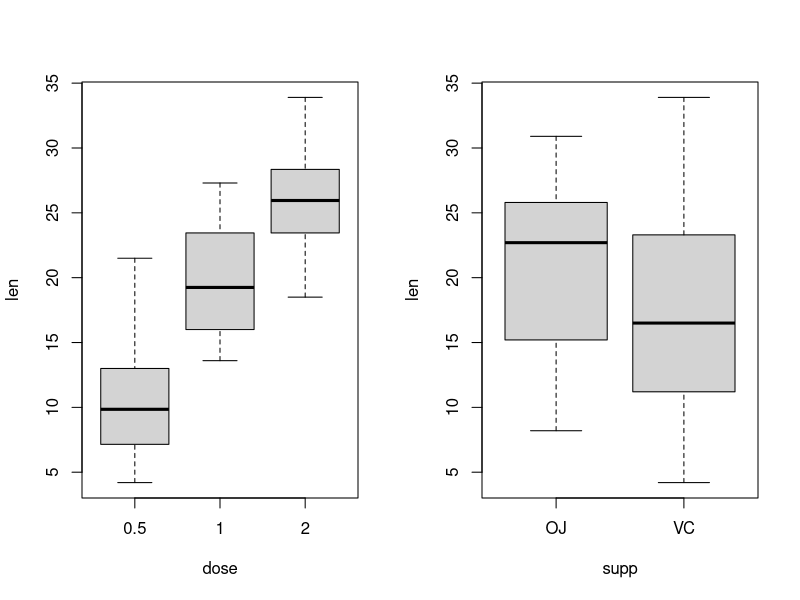
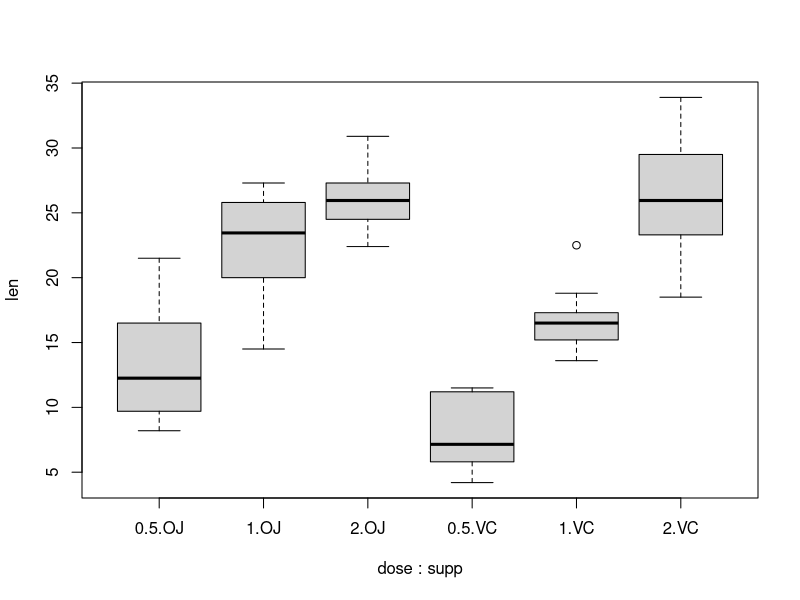
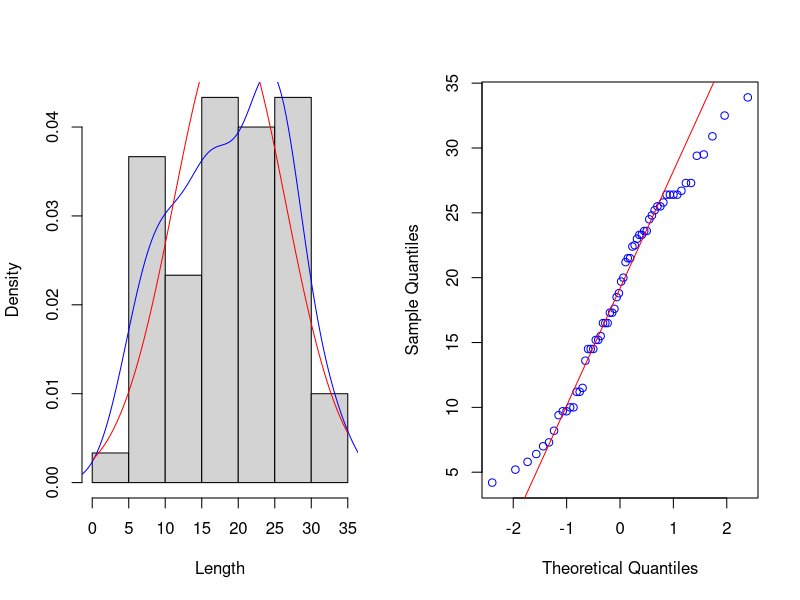

Reproduce these figures in R, in order.
## ---- chunk 1
data("ToothGrowth")
str(ToothGrowth)
## ---- chunk 2
ToothGrowth$dose <- factor(ToothGrowth$dose)
summary(ToothGrowth)
with(ToothGrowth, table(dose, supp))
## ---- chunk 3
par(mfrow=c(1,2))
boxplot(len ~ dose, data = ToothGrowth)
boxplot(len ~ supp, data = ToothGrowth)
## ---- chunk 4
par(mfrow=c(1,1))
boxplot(len ~ dose*supp, data = ToothGrowth)
## ---- chunk 5
agmean <- aggregate(len ~ ., data = ToothGrowth,  mean)
names(agmean)[3] <- "lmean"
agmedian <- aggregate(len ~ ., data = ToothGrowth, median)
names(agmedian)[3] <- "lmedian"
cbind(agmean, agmedian["lmedian"])
## ---- chunk 6
par(mfrow=c(1,2))
hist(ToothGrowth$len, freq = FALSE, xlab = "Length", main = NULL)
lines(density(ToothGrowth$len), col = "blue")
curve(dnorm(x, mean(ToothGrowth$len), sd(ToothGrowth$len)), col="red", add = TRUE)
qqnorm(ToothGrowth$len, main="", col = "blue")
qqline(ToothGrowth$len, col="red")
## ---- chunk 7
dose1 <- ToothGrowth[ToothGrowth$dose == 0.5, ]
dose2 <- ToothGrowth[ToothGrowth$dose == 1, ]
dose3 <- ToothGrowth[ToothGrowth$dose == 2, ]
t.test(dose2$len, dose1$len, paired = TRUE)
t.test(dose3$len, dose2$len, paired = TRUE)
t.test(dose3$len, dose1$len, paired = TRUE)
## ---- chunk 8
oj <- ToothGrowth[ToothGrowth$supp == "OJ", ]
vc <- ToothGrowth[ToothGrowth$supp == "VC", ]
t.test(oj$len, vc$len, paired = TRUE)
## ---- chunk 9
oj <- ToothGrowth[ToothGrowth$supp == "OJ" & ToothGrowth$dose==2, ]
vc <- ToothGrowth[ToothGrowth$supp == "VC" & ToothGrowth$dose==2, ]
t.test(oj$len, vc$len, paired = TRUE)
